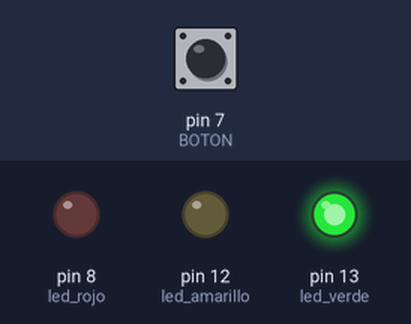
The sketch below on a simulated Arduino Uno, built with avr-gcc and run on an emulated ATmega328P. On the bench: output pins drawn as LEDs (lit = HIGH). Inputs (shaded band) come from the test bench; at power-on: pin 7 (BOTON) HIGH.

Above: at 0.2 s.
At 4.0 s:
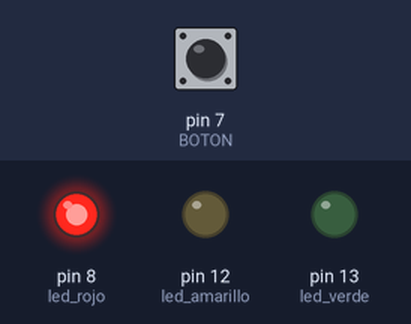
At 7.5 s:
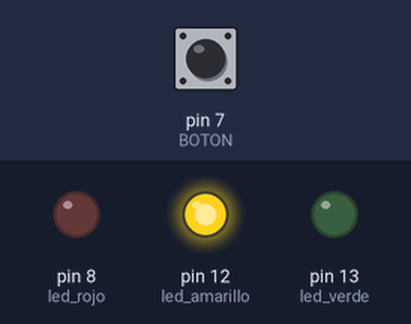
Timing chart, 0 to 8.5 s (numbered marks = the images above):
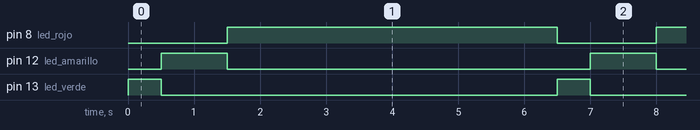

Measured:
- by itself, pin 8 (led_rojo): alternates HIGH for 5.0 s and LOW for 1.5 s
- by itself, pin 12 (led_amarillo): alternates HIGH for 1.0 s and LOW for 5.5 s
- by itself, pin 13 (led_verde): alternates HIGH for 0.50 s and LOW for 6.0 s

The sketch:

semaforo_con_boton.ino
```cpp
// Semáforo con botón peatonal
// declarando parametros
int led_verde = 13;
int led_amarillo = 12;
int led_rojo = 8;
const int BOTON = 7; // pin de entrada botón
int state = 0; //para activar luz roja
void setup() {
// se indica que cada pin es de salidad OUTPUT.
pinMode(led_verde, OUTPUT);
pinMode(led_amarillo, OUTPUT);
pinMode(led_rojo, OUTPUT);
pinMode(BOTON,INPUT);
digitalWrite(led_verde,HIGH);  //Luz verde encendida.
digitalWrite(led_verde,LOW); //Luz roja apagada
digitalWrite(led_verde,LOW); //Luz Amarilla apagada
}
// lazo a ejecutar continuamente una vez cargado el código en el arduino
void loop(){
digitalWrite(led_verde,HIGH); // encender LED verde
pedestriaBoton();  // se llama la rutina pedestriaBoton
digitalWrite(led_verde,LOW); // apagar LED verde
digitalWrite(led_amarillo,HIGH); // encender LED amarillo
delay(1000); // mantener por 1 segundos
digitalWrite(led_amarillo,LOW); // apagar LED verde
digitalWrite(led_rojo,HIGH); // encender LED rojo
delay(5000);
digitalWrite(led_rojo,LOW); // encender LED rojo
}
void pedestriaBoton(){
  for(int i=1;i<21; i++){
  state=digitalRead(BOTON);
   if (state==0) {
   delay(1000);
   }
    else if (state=1){
   delay(500);
   return;
   }  // cierra lazo else if
  }  // cierra lazo for
 }  //cierra void pedestriaBoton
```
